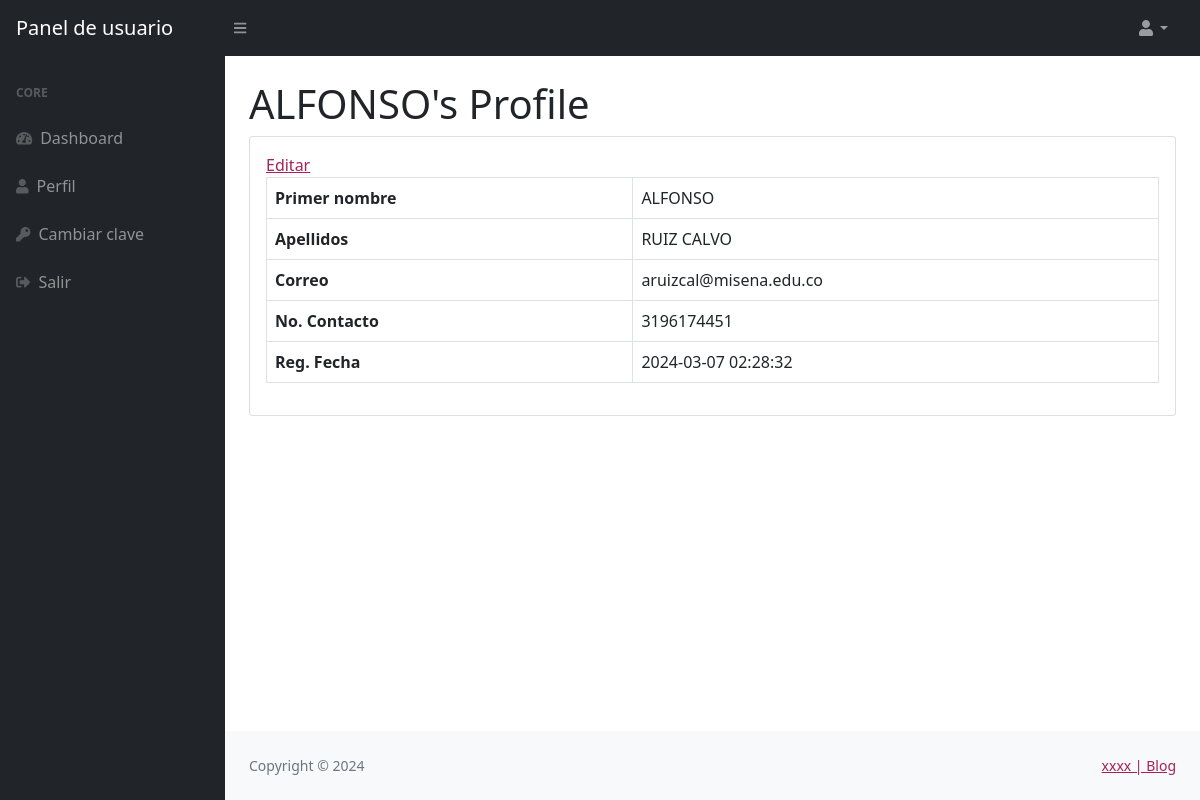
Screenshot of /registrar/profile.php (signed in) with the database file from the repository.
### tables this page shows
CREATE TABLE `users` (
  `id` int(11) NOT NULL,
  `fname` varchar(255) DEFAULT NULL,
  `lname` varchar(255) DEFAULT NULL,
  `email` varchar(255) DEFAULT NULL,
  `password` varchar(300) DEFAULT NULL,
  `contactno` varchar(11) DEFAULT NULL,
  `posting_date` timestamp NOT NULL DEFAULT current_timestamp()
);

### registrar/profile.php (the view, shortened to what this page needs)
<?php session_start();
include_once('includes/config.php');
if (strlen($_SESSION['id']==0)) {
  header('location:logout.php');
  } else{
?>
<!DOCTYPE html>
<html lang="en">
    <head>
        <link href="https://cdn.jsdelivr.net/npm/simple-datatables@latest/dist/style.css" rel="stylesheet" />
        <link href="css/styles.css" rel="stylesheet" />
    </head>
    <body class="sb-nav-fixed">
      <?php include_once('includes/navbar.php');?>
        <div id="layoutSidenav">
          <?php include_once('includes/sidebar.php');?>
            <div id="layoutSidenav_content">
                <main>
                    <div class="container-fluid px-4">
<?php
$userid=$_SESSION['id'];
$query=mysqli_query($con,"select * from users where id='$userid'");
while($result=mysqli_fetch_array($query))
{?>
                        <h1 class="mt-4"><?php echo $result['fname'];?>'s Profile</h1>
                        <div class="card mb-4">
                            <div class="card-body">
                                <a href="edit-profile.php">Editar</a>
                                <table class="table table-bordered">
                                   <tr>
                                    <th>Primer nombre</th>
                                       <td><?php echo $result['fname'];?></td>
                                   </tr>
                                   <tr>
                                       <th>Apellidos</th>
                                       <td><?php echo $result['lname'];?></td>
                                   </tr>
                                   <tr>
                                       <th>Correo</th>
                                       <td colspan="3"><?php echo $result['email'];?></td>
                                   </tr>
                                     <tr>
                                       <th>No. Contacto</th>
                                       <td colspan="3"><?php echo $result['contactno'];?></td>
                                   </tr>
                                        <tr>
                                       <th>Reg. Fecha</th>
                                       <td colspan="3"><?php echo $result['posting_date'];?></td>
                                   </tr>
                                </table>
                            </div>
                        </div>
<?php } ?>
                    </div>
                </main>
          <?php include('includes/footer.php');?>
            </div>
        </div>
    </body>
</html>
<?php } ?>

### rows the page displays
users: fname "ALFONSO", lname "RUIZ CALVO", email "aruizcal@misena.edu.co", contactno "3196174451", posting_date "2024-03-07 02:28:32"
